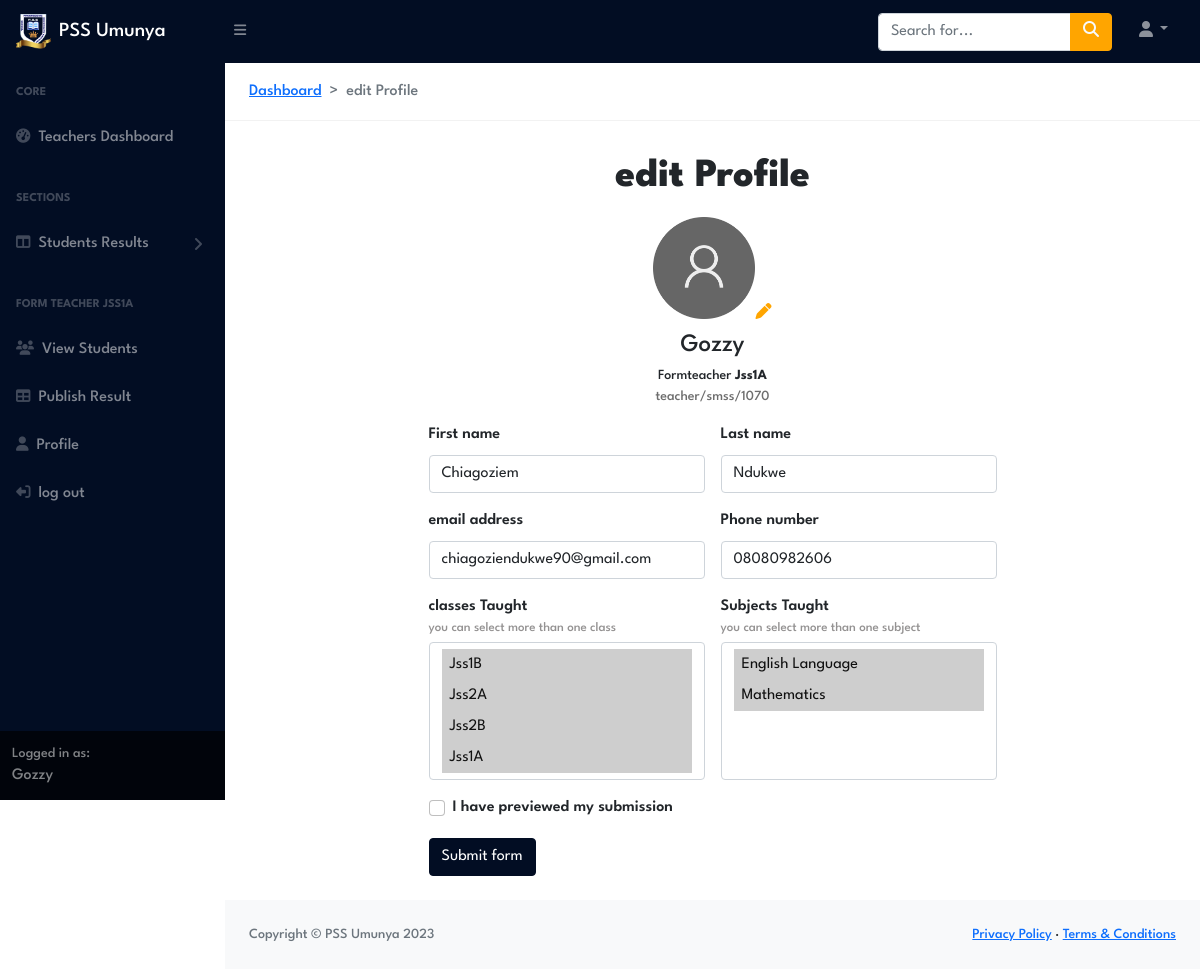
/TeachersPortal/1/profile/ (signed in), run on an earlier commit of the app's database.
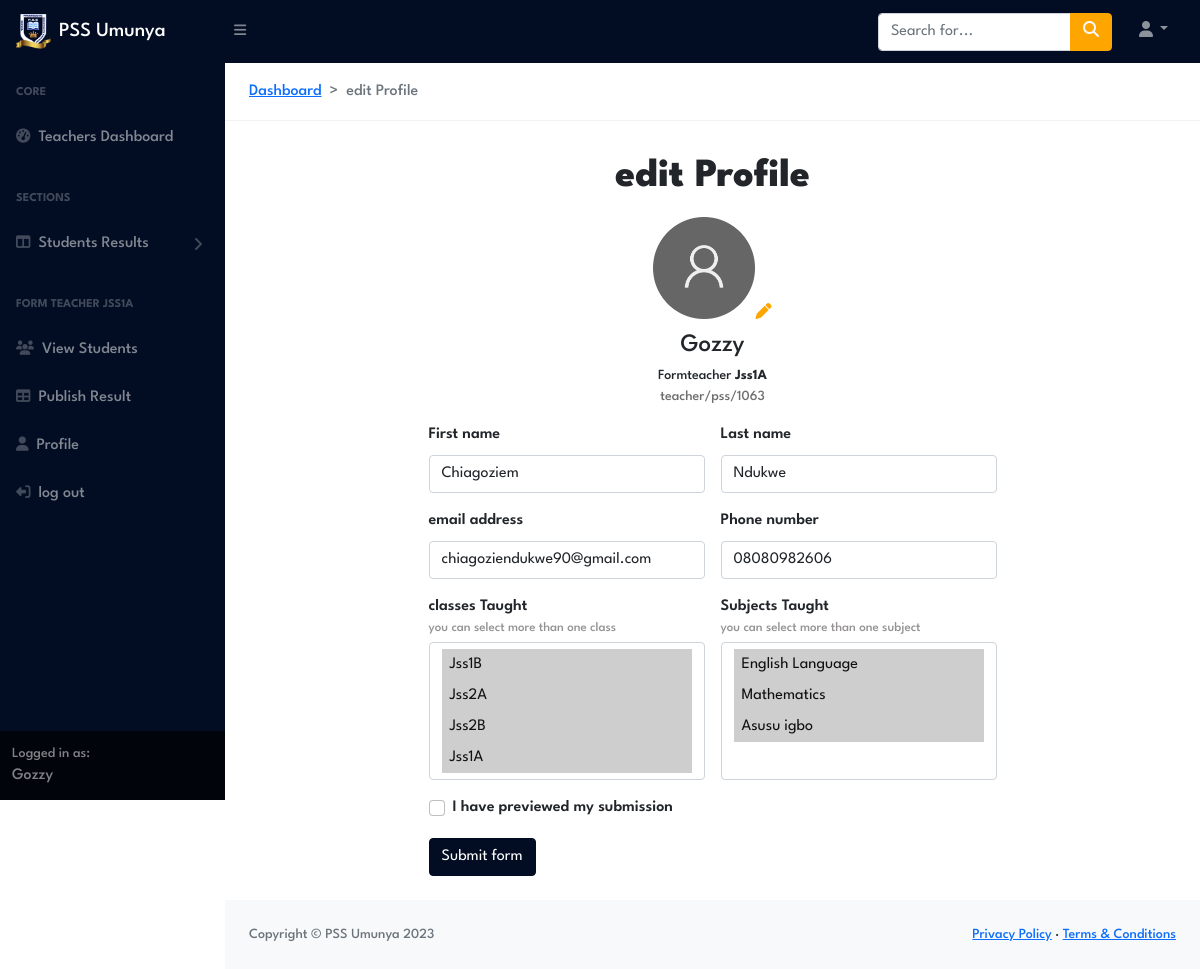
And on a later commit of the database.
### TeachersPortal/models.py (models this page shows, shortened)
class Teacher(models.Model):
	user = models.OneToOneField(User, on_delete=models.CASCADE, blank=True, null=True)
	FirstName= models.CharField(max_length= 200, blank=False, default='None')
	LastName= models.CharField(max_length= 200, blank=False, default='None')
	Phone_number= models.CharField(max_length= 200, blank=True)
	Email= models.EmailField(max_length= 200, blank=True)
	teachers_id=models.CharField(max_length= 200, blank=True)
	Role= models.CharField(max_length= 200, blank=True , default="Teacher",choices=ROLE_CHOICES )
	subjects_taught=models.ManyToManyField(Subject ,blank=True,related_name='assigned_subjects')
	classes_taught=models.ManyToManyField(Class,blank=True,related_name='assigned_classes')
	classFormed = models.ForeignKey(Class,on_delete=models.CASCADE, blank=True, null=True )
	Headshot=models.ImageField(upload_to='assets/TeachersProfileimages', blank=True)
	@property
	def profileimageURL(self):
		try:
			url= self.Headshot.url
		except:
			url=""
		return url

### StudentsPortal/models.py (models this page shows, shortened)
class Class(models.Model):
	Class=models.CharField(max_length=10, blank=True)
	def __str__(self):
		return str(self.Class)

class Subject(models.Model):
	subject_code = models.CharField(max_length=100)
	subject_name = models.CharField(max_length=100)

### TeachersPortal/views/views.py (the view)
# urls.py: path('<int:id>/profile/', profile_view , name='profile'),
@login_required
def profile_view(request,id):
    teacher = Teacher.objects.get(id=id)
    classes=Class.objects.all()
    subjects=Subject.objects.all()
    form = TeacherForm(instance=teacher)
    if request.method == 'POST':
        form = TeacherForm(request.POST, instance=teacher)
        if form.is_valid():
            form.save()
            return redirect('TeachersPortal:Teachers_dashboard')
    context={
        'teacher': teacher,
        'classes':classes,
        'subjects':subjects,
        'form':form
    }
    return render(request,'editprofile.html',context)

### TeachersPortal/forms.py
class TeacherForm(forms.ModelForm):
    class Meta:
        model = Teacher
        exclude = ['user','teachers_id','Role','classFormed']

### TeachersPortal/templates/editprofile.html (shortened to what this page needs)
{% extends 'Teachers_navbar.html' %}
{% load static %}
{% block content%}
<section class="pt-4  ">
     <nav class="ms-4" style="--bs-breadcrumb-divider: '>';" aria-label="breadcrumb">
        <ol class="breadcrumb">
        <li class="breadcrumb-item"><a href="{% url 'TeachersPortal:Teachers_dashboard' %}">Dashboard</a></li>
        <li class="breadcrumb-item active" aria-current="page">edit Profile</li>
        </ol>
    </nav>
    <hr>
    <div class="d-flex align-items-center flex-column px-md-5 px-2">
         <div class="text-center mb-2">
                <h1 class="mt-3">edit Profile</h1>
        </div>
        <div class="form-container  d-flex flex-column align-items-center ">
            <div class="Accountdetails mb-3 d-flex flex-column align-items-center">
                {% if teacher.profileimageURL == '' %}
                <div class="profile-image-wapper">
                    <img src="{% static 'images/profile-default.png' %}" alt="" class="profile-image">
                    <i class="fa-solid fa-pen" style="color: orange;"></i>
                </div>
                {% else %}
                <div class="profile-image-wapper">
                    <img src="{{teacher.profileimageURL}}" alt="" class="profile-image">
                </div>
                {% endif %}
                <div class="username mt-2">
                    {{ teacher.user.username }}
                </div>
                <span class="small" style="font-weight: 500;">{{ teacher.Role }} {% if teacher.classFormed != None %}<strong>{{ teacher.classFormed }}</strong>{% endif %}</span>
                <span class="small" style="color:#6e6e6e">{{ teacher.teachers_id }}</span>
            </div>
            <form action="{% url 'TeachersPortal:profile' id=teacher.id %}" method ="post" class=" needs-validation" novalidate>
                <div class="row g-3 px-3">
                <div class="col-md-6">
                    <label for="validationCustom01" class="form-label">First name</label>
                    <input type="text" name="FirstName" value="{{ teacher.FirstName }}" class="form-control" id="validationCustom01" placeholder="example: john" required >
                </div>
            <div class="col-md-6">
                <label for="validationCustom01" class="form-label">Last name</label>
                <input type="text" name="LastName" value="{{ teacher.LastName }}" class="form-control" id="validationCustom01" placeholder="example: Doe" required>
            </div>
                <div class="col-md-6">
                    <label for="validationCustom03" class="form-label">email address</label>
                    <input type="email" name="Email" value="{{ teacher.Email }}" class="form-control" id="validationCustom03" placeholder="enter your email address">
                </div>
                <div class="col-md-6">
                    <label for="validationCustom04" class="form-label">Phone number</label>
                    <input type="number" name="Phone_number" value="{{ teacher.Phone_number }}" class="form-control" id="validationCustom04" placeholder="enter your phone number" required>
                </div>
                <div class="col-md-6">
                    <label for="validationCustom06" class="form-label mb-0">classes Taught</label>
                    <div class="helptext mb-1">you can select more than one class</div>
                    <select name="classes_taught" class="form-select" multiple aria-label="Multiple select example" size="4" id="validationCustom06" required>
                        {% for class in classes %}
                        <option value="{{ class.id }}" {% if class in teacher.classes_taught.all %} selected {% endif %}  class="p-2">{{ class.Class }}
                        </option>
                        {% endfor %}
                    </select>
                </div>
                <div class="col-md-6">
                    <label for="validationCustom07" class="form-label mb-0">Subjects Taught</label>
                    <div class="helptext mb-1">you can select more than one subject</div>
                    <select name="subjects_taught" class="form-select" multiple aria-label="Multiple select example" size="4" id="validationCustom07" required>
                        {% for subject in subjects %}
                        <option value="{{ subject.id }}" {% if subject in teacher.subjects_taught.all %} selected {% endif %} class="p-2">{{ subject.subject_name }}
                        </option>
                        {% endfor %}
                    </select>
                </div>
                <div class="col-12">
                    <div class="form-check">
                        <input class="form-check-input" type="checkbox" value="" id="invalidCheck" required>
                        <label class="form-check-label" for="invalidCheck">
                            I have previewed my submission
                        </label>
                    </div>
                </div>
                <div class="col-12 mb-4">
                    <button class="btn btn-primary" type="submit">Submit form</button>
                </div>
                </div>
            </form>
        </div>
    </div>
</section>
{% endblock %}

### templates/Teachers_navbar.html (shortened to what this page needs)
{% load static %}
<!DOCTYPE html>
<html lang="en">
<head>
    <link rel="stylesheet" href="https://cdnjs.cloudflare.com/ajax/libs/animate.css/4.1.1/animate.min.css" />
    <link href="https://cdn.jsdelivr.net/npm/bootstrap@5.0.2/dist/css/bootstrap.min.css" rel="stylesheet"
>
    <link href="https://cdn.jsdelivr.net/npm/simple-datatables@latest/dist/style.css" rel="stylesheet" />
    <link rel="stylesheet" href="https://cdn.jsdelivr.net/npm/bootstrap-icons@1.5.0/font/bootstrap-icons.css">
    <link rel="stylesheet" href="https://cdnjs.cloudflare.com/ajax/libs/font-awesome/5.12.1/css/all.min.css" />
    <link rel="stylesheet" href="https://cdnjs.cloudflare.com/ajax/libs/font-awesome/6.1.1/css/all.min.css" />
    <link href="https://cdn.jsdelivr.net/npm/simple-datatables@latest/dist/style.css" rel="stylesheet" />
    <link rel="stylesheet" href="https://use.typekit.net/oov2wcw.css">
    <link href="{% static 'css/Teachers_portal/styles.css' %}" rel="stylesheet" />
    <link rel="stylesheet" href="{% static 'css/Teachers_portal/Teachers_portal.css' %}">
</head>
<body class="sb-nav-fixed">
    <nav class="sb-topnav navbar navbar-expand navbar-dark bg-dark">
        <a class="navbar-brand ps-3" href="{% url 'TeachersPortal:Teachers_dashboard' %}"><img src="{% static 'images/PSS Logo.png' %}" alt="..."
                    class="brand_image img-fluid me-2">PSS Umunya</a>
        <button class="btn btn-link btn-sm order-1 order-lg-0 me-4 me-lg-0" id="sidebarToggle" href="#!"><i
                class="fas fa-bars"></i></button>
        <form class="d-none d-md-inline-block form-inline ms-auto me-0 me-md-3 my-3 my-md-4">
            <div class="input-group">
                <input class="form-control" type="text" placeholder="Search for..." aria-label="Search for..."
                    aria-describedby="btnNavbarSearch" />
                <button class="btn btn-warning text-light " id="btnNavbarSearch" type="button"><i
                        class="fas fa-search"></i></button>
            </div>
        </form>
        <ul class="navbar-nav ms-auto ms-md-0 me-3 me-lg-4">
            <li class="nav-item dropdown">
                <a class="nav-link dropdown-toggle" id="navbarDropdown" href="#" role="button" data-bs-toggle="dropdown"
                    aria-expanded="false"><i class="fas fa-user fa-fw"></i></a>
            </li>
        </ul>
    </nav>
    <div id="layoutSidenav">
        <div id="layoutSidenav_nav">
            <nav class="sb-sidenav accordion sb-sidenav-dark" id="sidenavAccordion">
                <div class="sb-sidenav-menu">
                    <div class="nav">
                        <div class="sb-sidenav-menu-heading">Core</div>
                        <a class="nav-link" href="{% url 'TeachersPortal:Teachers_dashboard' %}">
                            <div class="sb-nav-link-icon"><i class="fas fa-tachometer-alt"></i></div>
                            Teachers Dashboard
                        </a>
                        <div class="sb-sidenav-menu-heading">SECTIONS</div>
                        <a class="nav-link collapsed" href="#" data-bs-toggle="collapse"
                            data-bs-target="#collapseLayouts" aria-expanded="false" aria-controls="collapseLayouts">
                            <div class="sb-nav-link-icon"><i class="fas fa-columns"></i></div>
                            Students Results
                            <div class="sb-sidenav-collapse-arrow"><i class="fas fa-angle-down"></i></div>
                        </a>
                        {% if request.user.teacher.Role == 'Formteacher' %}
                        <div class="sb-sidenav-menu-heading">FORM TEACHER {{ request.user.teacher.classFormed }}</div>
                        <a class="nav-link" href="{% url 'TeachersPortal:Students' Classname=request.user.teacher.classFormed %}">
                            <div class="sb-nav-link-icon"><i class="fa-solid fa-users"></i></div>
                            View Students
                        </a>
                        <a class="nav-link" href="{% url 'TeachersPortal:PublishResults' Classname=request.user.teacher.classFormed %}">
                            <div class="sb-nav-link-icon"><i class="fas fa-table"></i></i></div>
                            Publish Result
                        </a>
                        {% endif %}
                        <a class="nav-link" href="{% url 'TeachersPortal:profile' id=request.user.teacher.id %}">
                            <div class="sb-nav-link-icon"><i class="fas fa-solid fa-user"></i></div>
                             Profile
                        </a>
                        <a class="nav-link" href="{% url 'Accounts:logout'  %}">
                            <div class="sb-nav-link-icon"><i class="fas fa-solid fa-right-from-bracket fa-flip-horizontal"></i></div>
                            log out
                        </a>
                    </div>
                </div>
                <div class="sb-sidenav-footer">
                    <div class="small">Logged in as:</div>
                    {{ request.user }}
                </div>
            </nav>
        </div>
        <div id="layoutSidenav_content">
            <main>
            {% block content%}
            {% endblock %}
            </main>
            <footer class="py-4 bg-light mt-auto">
                <div class="container-fluid px-4">
                    <div class="d-flex align-items-center justify-content-between small">
                        <div class="text-muted">Copyright &copy; PSS Umunya 2023</div>
                        <div>
                            <a href="#">Privacy Policy</a>
                            &middot;
                            <a href="#">Terms &amp; Conditions</a>
                        </div>
                    </div>
                </div>
            </footer>
        </div>
    </div>
</body>
</html>

### assets/css/Teachers_portal/Teachers_portal.css (style rules this page uses)
.form-container { box-shadow: 0px 4px 52px 4px rgb(2 8 10 / -2%); border-radius: 20px 20px 20px 20px; max-width: 600px; }
label { font-weight: 600; }
.helptext { font-size: small; color: #949292; }
.profile-image-wapper { display: flex; align-items: flex-end; justify-content: center; width: 102px; height: 102px; border-radius: 50%; }
.profile-image-wapper img { width: 100%; height: 100%; object-fit: cover; object-position: top; }
.username { font-size: 25px; }
.brand_image { object-fit: cover; width: 35px; height: 35px; }

What changed in the data, as far as the page shows it:
changed Teacher "Formteacher": teachers_id "teacher/smss/1070" → "teacher/pss/1063"; subjects_taught "English Language ☑ / Mathematics ☑" → "English Language ☑ / Mathematics ☑ / Asusu igbo ☑"
